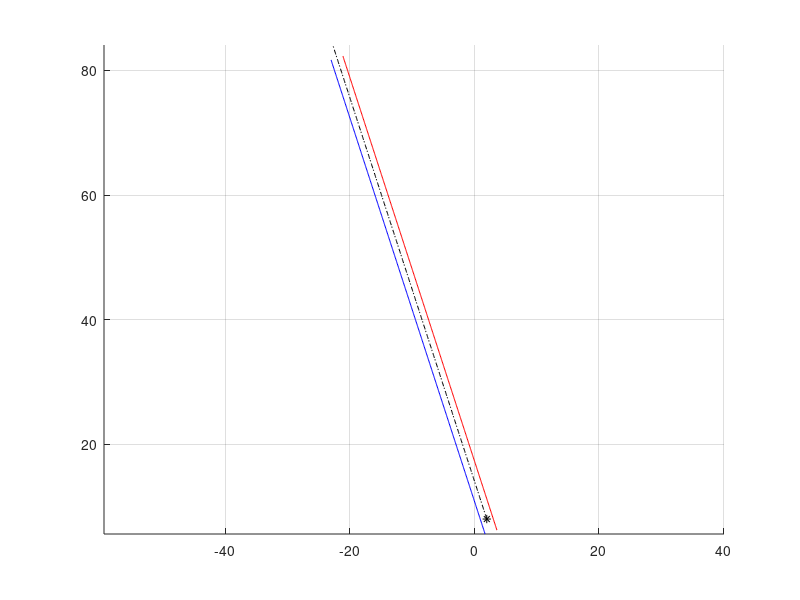

MATLAB code for this plot: (Note: this script raises an error after producing the figure.)
% Script to generate vehicle path and collision data using a straight line
% model of the vehicle behavior. Currently assumes that there is zero
% sideslip angle.

% Notation: px denotes points. For example, p0 is initial point, pc is the
% center point, etc.

getNewData = 1;
if 1 == getNewData
    clearvars
    getNewData = 1;
end

% Vehicle trajectory information
vx = 20;        % longitudinal speed (m/s)
p0 = [2,8];     % initial position of vehicle (m,m)
h0 = 3*pi/5;      % initial heading of vehicle (rad)
tf = 4;         % time horizon to check (s)
% Create a vector of the trajectory information
x0 = [p0'; h0; vx];
% Vehicle dimensional information
vehicle.df = 1.8;       % CG-front bumper distance (m)
vehicle.dr = 2.2;        % CG-rear bumper distance (m)
vehicle.w = 2.0;        % vehicle width (m)

% Plot the points
figure(1)
clf
hold on
grid on
axis equal
plot(p0(1),p0(2),'k*')

% Generate a trajectory for the given time horizon
del_t = 0.01;
t = (0:del_t:tf)';
d = vx*t;
N = length(t);
pv = zeros(N,2);
pv(:,1) = d*cos(h0) + p0(1);
pv(:,2) = d*sin(h0) + p0(2);
% And plot the trajectory
plot(pv(:,1),pv(:,2),'k-.')

% Plot the outer limits of the vehicle trajectory
%plot(pv(:,1)+vehicle.w/2*sin(h0),pv(:,2)-vehicle.w/2*cos(h0),'b');
plot(pv(:,1)-vehicle.dr*cos(h0)-vehicle.w/2*sin(h0),pv(:,2)-vehicle.dr*sin(h0)+vehicle.w/2*cos(h0),'b');
plot(pv(:,1)-vehicle.dr*cos(h0)+vehicle.w/2*sin(h0),pv(:,2)-vehicle.dr*sin(h0)-vehicle.w/2*cos(h0),'r');
%axis([-10+p0(1) 10+p0(1) -10+p0(2) 10+p0(2)])

% Now determine where the front corners of the vehicle are at each moment
% plf = zeros(N,2);
% prf = zeros(N,2);
% plr = zeros(N,2);
% prr = zeros(N,2);
% plf(:,1) = pv(:,1) + vehicle.df*cos(theta+h0) + vehicle.w/2*cos(theta+h0+pi/2);
% plf(:,2) = pv(:,2) + vehicle.df*sin(theta+h0) + vehicle.w/2*sin(theta+h0+pi/2);
% prf(:,1) = pv(:,1) + vehicle.df*cos(theta+h0) + vehicle.w/2*cos(theta+h0-pi/2);
% prf(:,2) = pv(:,2) + vehicle.df*sin(theta+h0) + vehicle.w/2*sin(theta+h0-pi/2);
% plr(:,1) = pv(:,1) - vehicle.dr*cos(theta+h0) + vehicle.w/2*cos(theta+h0+pi/2);
% plr(:,2) = pv(:,2) - vehicle.dr*sin(theta+h0) + vehicle.w/2*sin(theta+h0+pi/2);
% prr(:,1) = pv(:,1) - vehicle.dr*cos(theta+h0) + vehicle.w/2*cos(theta+h0-pi/2);
% prr(:,2) = pv(:,2) - vehicle.dr*sin(theta+h0) + vehicle.w/2*sin(theta+h0-pi/2);
% And plot the front corners continuously
% plot(plf(:,1),plf(:,2),'r-')
% plot(prf(:,1),prf(:,2),'b-')
% plot(plr(:,1),plr(:,2),'r-.')
% plot(prr(:,1),prr(:,2),'b-.')
% Plot a few of the rear corners
% inds = 1;%;[1; floor(N/4); floor(N/2); floor(3*N/4)];%
% for i = 1:length(inds)
%     plot(pv(inds(i),1),pv(inds(i),2),'ko')
%     plot([plf(inds(i),1) prf(inds(i),1) prr(inds(i),1) plr(inds(i),1) plf(inds(i),1)],...
%         [plf(inds(i),2) prf(inds(i),2) prr(inds(i),2) plr(inds(i),2) plf(inds(i),2)],'k');
% end

if 1 == getNewData
    Nobstacles = 2;
    % Add an obstacle by clicking to generate the points and then turning the
    % points into a patch object
    obstacles = struct('id',{},'color',{},'primitive',{},'primparams',{},'aabb',{},'pointsX',{},'pointsY',{});
    
    for obstacleInd = 1:Nobstacles
        [xobst,yobst] = ginput;
        obstacles(obstacleInd).pointsX = xobst;
        obstacles(obstacleInd).pointsY = yobst;
        obstacles(obstacleInd).color = [0.4 0.4 0.4];
    end
end
% Plot the patch object over the trajectory lines using the patch plotting
% utility
[h,hpts] = fcn_Patch_plotPatch(obstacles,1);
axis auto

%% Check for a collision at the initial configuration
initial_collision_flag = 0;
% matA = [vehicle.df*ones(2,1) vehicle.w/2*[1; -1]; -vehicle.dr*ones(2,1) vehicle.w/2*[-1; 1]; vehicle.df vehicle.w/2];
% matB = [cosd(h0) sind(h0); sind(h0) -cosd(h0)];
% carBoundBox = matA*matB;
% 
% for obstacleInd = 1:Nobstacles
%     [XI,YI] = polyxpoly(carBoundBox(:,1),carBoundBox(:,2),obstacles(obstacleInd).pointsX([1:end 1]),obstacles(obstacleInd).pointsY([1:end 1]));
%     
%     if ~isempty(XI)
%         initial_collision_flag = 1;
%         fprintf(1,'Vehicle initial position is in conflict with obstacle %d.\n',obstacleInd);
%         collisionPoly = intersect(polyshape(carBoundBox(:,1),carBoundBox(:,2)),polyshape(obstacles(obstacleInd).pointsX([1:end 1]),obstacles(obstacleInd).pointsY([1:end 1])));
%         plot(collisionPoly,'facecolor','red')
%     end
% end

%% Determine the nearest collision
if 0 == initial_collision_flag
    tic
    [collFlags,collTime,collLoc,clearance,bodyCollLoc] = fcn_Patch_checkStraightCollisions(x0,vehicle,obstacles);
    ET = toc;
    
    fprintf(1,'Determined collision geometry for %d objects in %0.3f seconds.\n',length(collFlags),ET);
    
%plot(pv(:,1)-vehicle.dr*cos(h0)-vehicle.w/2*sin(h0),pv(:,2)-vehicle.dr*sin(h0)+vehicle.w/2*cos(h0),'b');
%plot(pv(:,1)-vehicle.dr*cos(h0)+vehicle.w/2*sin(h0),pv(:,2)-vehicle.dr*sin(h0)-vehicle.w/2*cos(h0),'r');
    % Determine the offsets from the collision (or near miss) location in
    % order to plot the vehicle body in the correct location
    % Plot the car body
    for collInd = 1:length(collFlags)
        plotOffset(1) = bodyCollLoc(collInd,1);
        if isnan(clearance(collInd))
            plotOffset(2) = bodyCollLoc(collInd,2);
        else
            plotOffset(2) = bodyCollLoc(collInd,2) + sign(bodyCollLoc(collInd,2))*clearance(collInd);
        end
        bodyLoc(1,1) = collLoc(collInd,1) + (vehicle.df - plotOffset(1))*cos(h0) - (vehicle.w/2-plotOffset(2))*sin(h0);
        bodyLoc(1,2) = collLoc(collInd,2) + (vehicle.df - plotOffset(1))*sin(h0) + (vehicle.w/2-plotOffset(2))*cos(h0);
        bodyLoc(2,1) = collLoc(collInd,1) + (vehicle.df - plotOffset(1))*cos(h0) - (-vehicle.w/2-plotOffset(2))*sin(h0);
        bodyLoc(2,2) = collLoc(collInd,2) + (vehicle.df - plotOffset(1))*sin(h0) + (-vehicle.w/2-plotOffset(2))*cos(h0);
        bodyLoc(3,1) = collLoc(collInd,1) + (-vehicle.dr - plotOffset(1))*cos(h0) - (-vehicle.w/2-plotOffset(2))*sin(h0);
        bodyLoc(3,2) = collLoc(collInd,2) + (-vehicle.dr - plotOffset(1))*sin(h0) + (-vehicle.w/2-plotOffset(2))*cos(h0);
        bodyLoc(4,1) = collLoc(collInd,1) + (-vehicle.dr - plotOffset(1))*cos(h0) - (vehicle.w/2-plotOffset(2))*sin(h0);
        bodyLoc(4,2) = collLoc(collInd,2) + (-vehicle.dr - plotOffset(1))*sin(h0) + (vehicle.w/2-plotOffset(2))*cos(h0);
        figure(1)
        plot(bodyLoc([1:end 1],1),bodyLoc([1:end 1],2),'b-','linewidth',1);
        
        % Plot the collision or closest clearance point
        plot(collLoc(collInd,1),collLoc(collInd,2),'r*')
        
        if 1 == collFlags(collInd)
            fprintf(1,'  For object %d, found a collision with TTC of %0.2f seconds at (%0.2f,%0.2f)\n',collInd,collTime(collInd),collLoc(collInd,1),collLoc(collInd,2));
        else
            fprintf(1,'  For object %d, no collision detected. Smallest clearance distance is %0.2f units at (%0.2f,%0.2f), occurring at %0.2f seconds.\n',collInd,clearance(collInd),collLoc(collInd,1),collLoc(collInd,2),collTime(collInd));
        end
    end
    
    [~,firstColl] = conditionalMin(collTime,collFlags,'== 1');
    
    % Create another copy of the figure
    figure(1)
    a1 = gca;
    f2 = figure(2);
    clf
    a2 = copyobj(a1,f2);
    figure(2)
    axis([collLoc(firstColl,1)-2 collLoc(firstColl,1)+2 collLoc(firstColl,2)-2 collLoc(firstColl,2) + 2]);
%     % Create a legend
%     %legend('Vehicle Start Point','Vehicle Trajectory','Inner Vehicle Bound','Outer Vehicle Bound','Vehicle CG','Vehicle Outline at Start','Obstacle','Obstacle Vertices','Vehicle Outline at Collision','Collision Point','location','best')
end